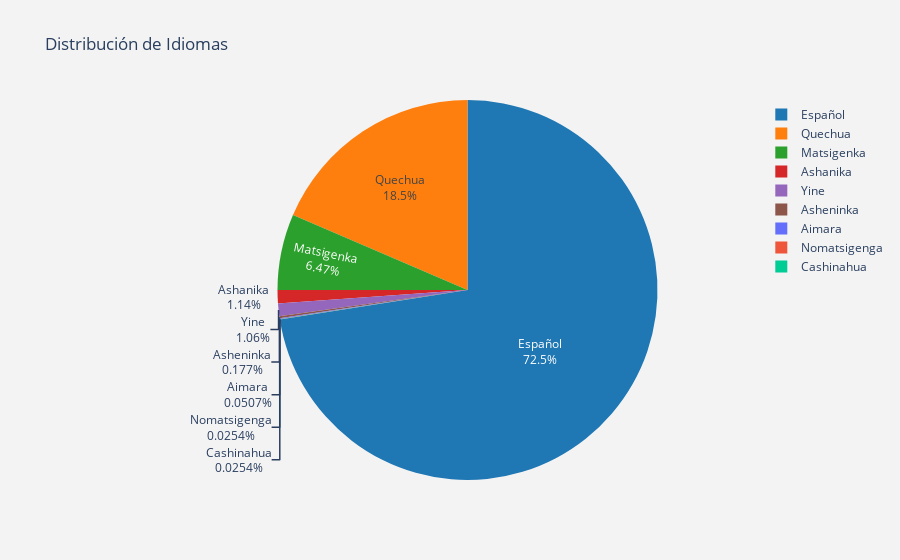

The code cell stored with this chart in its notebook:
### Code cell
import plotly.graph_objs as go
import plotly.offline as py

# Contar la frecuencia de cada valor en la columna 'IDIOMA'
idioma_counts = Postulantes['IDIOMA'].value_counts()

# Crear el gráfico de pastel en 3D
trace = go.Pie(
    labels=idioma_counts.index,
    values=idioma_counts.values,
    type='pie',
    textinfo='label+percent',
    hoverinfo='label+value+percent',
    textfont=dict(size=12),
    marker=dict(colors=['#1f77b4', '#ff7f0e', '#2ca02c', '#d62728', '#9467bd', '#8c564b'])
)

layout = go.Layout(
    title='Distribución de Idiomas',
    paper_bgcolor='rgb(243, 243, 243)',
    plot_bgcolor='rgb(243, 243, 243)'
)

# Crear la figura y trazar el gráfico
fig = go.Figure(data=[trace], layout=layout)
py.iplot(fig)

### Figure 1 — Plotly figure (JSON) as saved in the notebook; plotly's stock layout.template omitted (floating-point values rounded to 4 significant figures)
{"data": [{"hoverinfo": "label+value+percent", "labels": ["Español", "Quechua", "Matsigenka", "Ashanika", "Yine", "Asheninka", "Aimara", "Nomatsigenga", "Cashinahua"], "marker": {"colors": ["#1f77b4", "#ff7f0e", "#2ca02c", "#d62728", "#9467bd", "#8c564b"]}, "textfont": {"size": 12}, "textinfo": "label+percent", "type": "pie", "values": [2860, 731, 255, 45, 42, 7, 2, 1, 1]}], "layout": {"paper_bgcolor": "rgb(243, 243, 243)", "plot_bgcolor": "rgb(243, 243, 243)", "title": {"text": "Distribución de Idiomas"}}}
